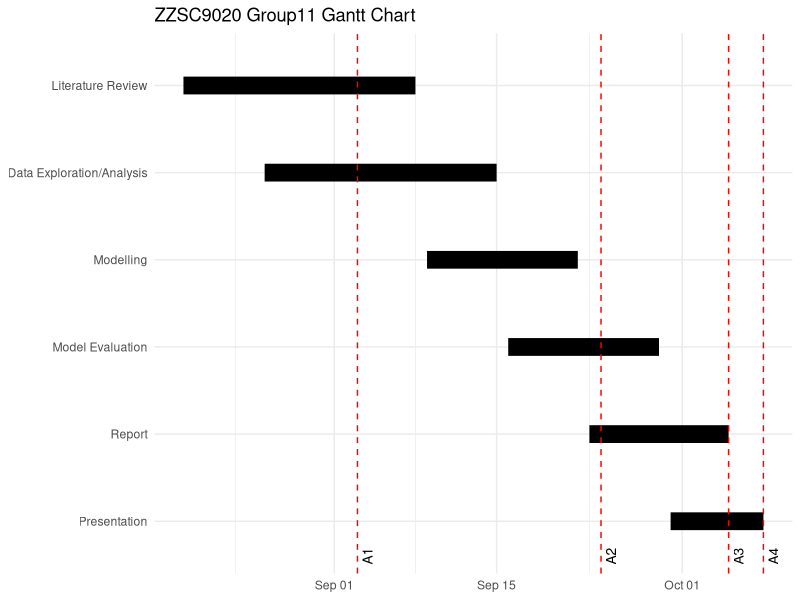

Write the R code that produced this figure.
library(tidyverse)
library(ggplot2)
tasks <- c("Literature Review", "Data Exploration/Analysis", "Modelling", "Model Evaluation", "Report", "Presentation")
dfr <- data.frame(
  name        = factor(tasks, levels = rev(tasks)),
  start.date  = as.Date(c("2024-08-19", "2024-08-26", "2024-09-09", "2024-09-16","2024-09-23","2024-09-30")),
  end.date    = as.Date(c("2024-09-08", "2024-09-15", "2024-09-22", "2024-09-29","2024-10-05","2024-10-08"))
)
mdfr <- dfr %>%
  pivot_longer(cols = c("start.date", "end.date"), 
               names_to = "variable", 
               values_to = "value")

event_dates <- as.Date(c("2024-09-03", "2024-09-24", "2024-10-05","2024-10-08"))
event_labels <- c("A1", "A2", "A3", "A4")

ggplot(mdfr, aes(value, name)) + 
  geom_line(size = 6) +
  geom_vline(xintercept = event_dates, linetype = "dashed", color = "red") +
  annotate("text", 
           x = event_dates, 
           y = 0.7, 
           label = event_labels, 
           angle = 90, 
           vjust = 1.5, 
           hjust = 1, 
           size = 3.5,  # Matches the size of axis text in theme_minimal()
           family = "sans",  # Matches the default font family
           color = "black") +  # Matches the default text color
  ggtitle("ZZSC9020 Group11 Gantt Chart") +
  xlab(NULL) + 
  ylab(NULL) +
  theme_minimal()
